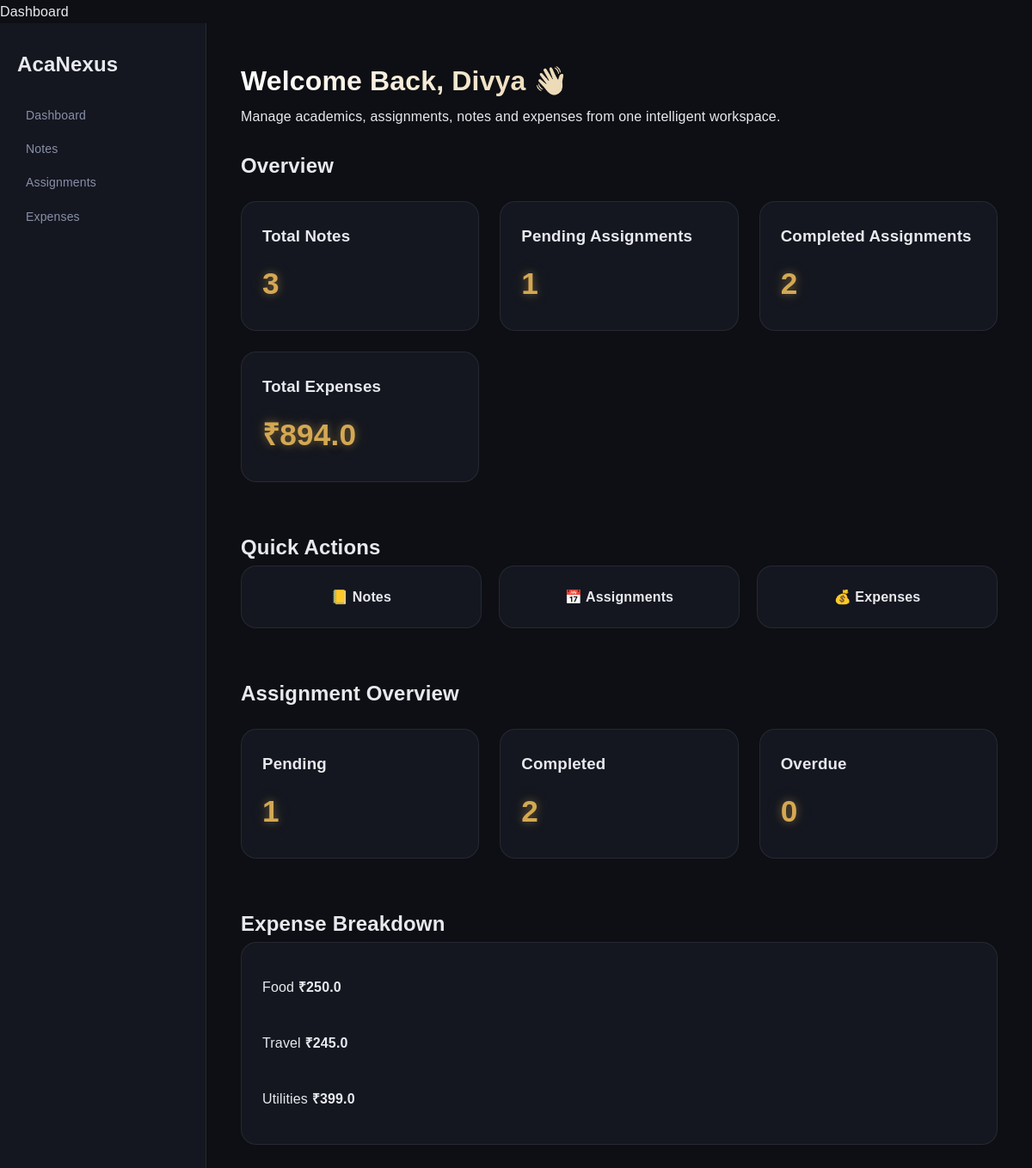
/dashboard, run on the app's committed database.
### tables this page shows
CREATE TABLE expenses (
    id INTEGER PRIMARY KEY AUTOINCREMENT,
    title TEXT NOT NULL,
    amount REAL NOT NULL,
    category TEXT NOT NULL,
    expense_date TEXT NOT NULL
);

### app.py (the view)
@app.route("/dashboard")
def dashboard():
    conn = sqlite3.connect("database/acanexus.db")
    cursor = conn.cursor()
    cursor.execute("SELECT COUNT(*) FROM notes")
    total_notes = cursor.fetchone()[0]
    cursor.execute(
        "SELECT COUNT(*) FROM assignments WHERE status='Pending'"
    )
    pending_assignments = cursor.fetchone()[0]
    cursor.execute(
        "SELECT COUNT(*) FROM assignments WHERE status='Completed'"
    )
    completed_assignments = cursor.fetchone()[0]
    today = date.today().isoformat()
    cursor.execute(
        """
        SELECT COUNT(*)
        FROM assignments
        WHERE status='Pending'
        AND due_date < ?
        """,
        (today,)
    )
    overdue_assignments = cursor.fetchone()[0]
    cursor.execute(
    "SELECT SUM(amount) FROM expenses"
    )
    total_expenses = cursor.fetchone()[0]
    cursor.execute(
    """
    SELECT category, SUM(amount)
    FROM expenses
    GROUP BY category
    """
)
    category_totals = cursor.fetchall()
    if total_expenses is None:
        total_expenses = 0
    conn.close()
    return render_template(
    "dashboard.html",
    total_notes=total_notes,
    pending_assignments=pending_assignments,
    completed_assignments=completed_assignments,
    overdue_assignments=overdue_assignments,
    total_expenses=total_expenses,
    category_totals=category_totals
)

### templates/dashboard.html (shortened to what this page needs)
<!doctype html>
<html>
  <head>
    <a href="/dashboard" class="active">Dashboard</a>
    <link
      rel="stylesheet"
      href="{{ url_for('static', filename='css/dashboard.css') }}"
    />
    <link
      rel="stylesheet"
      href="{{ url_for('static', filename='css/style.css') }}"
    />
  </head>
  <body>
    <div class="dashboard-container">
      <aside class="sidebar">
        <div class="sidebar-logo">
          <h2>AcaNexus</h2>
        </div>
        <ul class="sidebar-menu">
          <li><a href="/dashboard">Dashboard</a></li>
          <li><a href="/notes">Notes</a></li>
          <li><a href="/assignments">Assignments</a></li>
          <li><a href="/expenses">Expenses</a></li>
        </ul>
      </aside>
      <main class="main-content">
        <div class="dashboard-header fade-in">
          <h1>Welcome Back, Divya 👋</h1>
          <p>
            Manage academics, assignments, notes and expenses from one
            intelligent workspace.
          </p>
        </div>
        <section class="dashboard-section">
          <h2 class="dashboard-section-title">Overview</h2>
          <div class="dashboard-grid">
            <div class="dashboard-card">
              <h3>Total Notes</h3>
              <div class="dashboard-number">{{ total_notes }}</div>
            </div>
            <div class="dashboard-card">
              <h3>Pending Assignments</h3>
              <div class="dashboard-number">{{ pending_assignments }}</div>
            </div>
            <div class="dashboard-card">
              <h3>Completed Assignments</h3>
              <div class="dashboard-number">{{ completed_assignments }}</div>
            </div>
            <div class="dashboard-card">
              <h3>Total Expenses</h3>
              <div class="dashboard-number">₹{{ total_expenses }}</div>
            </div>
          </div>
        </section>
        <section class="dashboard-section">
          <h2 class="dashboard-section-title">Quick Actions</h2>
          <div class="quick-actions">
            <a href="/notes" class="action-card"> 📒 Notes </a>
            <a href="/assignments" class="action-card"> 📅 Assignments </a>
            <a href="/expenses" class="action-card"> 💰 Expenses </a>
          </div>
        </section>
        <section class="dashboard-section">
          <h2 class="dashboard-section-title">Assignment Overview</h2>
          <div class="dashboard-grid">
            <div class="dashboard-card">
              <h3>Pending</h3>
              <div class="dashboard-number">{{ pending_assignments }}</div>
            </div>
            <div class="dashboard-card">
              <h3>Completed</h3>
              <div class="dashboard-number">{{ completed_assignments }}</div>
            </div>
            <div class="dashboard-card">
              <h3>Overdue</h3>
              <div class="dashboard-number">{{ overdue_assignments }}</div>
            </div>
          </div>
        </section>
        <section class="dashboard-section">
          <h2 class="dashboard-section-title">Expense Breakdown</h2>
          <div class="dashboard-card">
            {% for category in category_totals %}
            <div class="expense-row">
              <span>{{ category[0] }}</span>
              <strong>₹{{ category[1] }}</strong>
            </div>
            {% endfor %}
          </div>
        </section>
      </main>
    </div>
  </body>
</html>

### static/css/dashboard.css (style rules this page uses)
.quick-actions { display: grid; grid-template-columns: repeat(3,1fr); gap: 20px; }
.action-card { background: var(--surface); border: 1px solid var(--border); border-radius: 18px; padding: 22px; text-align: center; font-weight: 600; transition: 0.3s ease; }
.dashboard-card { position: relative; overflow: hidden; transition: all 0.35s ease; }
.dashboard-card::before { content: ""; position: absolute; top: 0; left: 0; width: 100%; height: 2px; background: linear-gradient( 90deg, transparent, #d4a853, transparent ); opacity: 0; transition: 0.4s; }
.dashboard-number { animation: floating 4s ease-in-out infinite; }
.dashboard-number { font-size: 2.2rem; font-weight: 700; color: var(--clr-gold); text-shadow: 0 0 10px rgba(212,168,83,0.4), 0 0 20px rgba(212,168,83,0.2); }
.dashboard-header h1 { background: linear-gradient( 90deg, #ffffff, #d4a853 ); -webkit-background-clip: text; -webkit-text-fill-color: transparent; }
.dashboard-section { animation: fadeUp .6s ease; }
.expense-row { padding: 14px 0; transition: .3s; }

### static/css/style.css (style rules this page uses)
html { -webkit-font-smoothing: antialiased; -moz-osx-font-smoothing: grayscale; text-rendering: optimizeLegibility; }
body { letter-spacing: 0.01em; }
section { position: relative; }
html { scroll-padding-top: var(--nav-height); }
.dashboard-container { display: flex; min-height: 100vh; background: var(--clr-bg); }
.sidebar { width: 240px; padding: 28px 20px; }
.main-content { flex: 1; padding: 40px; display: flex; flex-direction: column; gap: 24px; overflow-x: hidden; }
.dashboard-section { margin-bottom: 32px; }
.dashboard-grid { display: grid; grid-template-columns: repeat(auto-fit, minmax(260px, 1fr)); gap: 22px; }
.dashboard-card { background: var(--clr-surface); border: 1px solid var(--clr-border); border-radius: 16px; padding: 22px; display: flex; flex-direction: column; gap: 10px; min-height: 140px; transition: all 0.3s ease; }
.fade-in { animation: fadeUp 0.4s ease forwards; }
:root { --bg: #0d0f14; --surface: #141720; --surface-2: #1c2030; --primary: #d4a853; --primary-soft: rgba(212,168,83,0.15); --text: #e8e9ee; --muted: #8a8fa8; --border: rgba(255,255,255,0.08); --s1: 4px; --s2: 8px; --s3: 12px; --s4: 16px; --s5: 20px; --s6: 24px; --s8: 32px; --s10: 40px; --s12: 48px; --r1: 6px; --r2: 12px; --r3: 18px; --r4: 24px; --shadow-sm: 0 4px 12px rgba(0,0,0,0.3); --shadow-md: 0 10px 30px rgba(0,0,0,0.4); --t-fast: 0.2s ease; --t-smooth: 0.35s ease; }
body { background: var(--bg); color: var(--text); font-family: 'DM Sans', sans-serif; }
.dashboard-card, .assignment-card, .note-card, .expense-card { background: var(--surface); border: 1px solid var(--border); border-radius: var(--r3); padding: var(--s6); animation: fadeUp 0.4s ease; }
.dashboard-grid, .assignments-grid, .notes-grid, .expenses-grid { display: grid; gap: var(--s6); }

### static/css/base.css (style rules this page uses)
* { margin: 0; padding: 0; box-sizing: border-box; }
html { scroll-behavior: smooth; -webkit-font-smoothing: antialiased; text-rendering: optimizeLegibility; scroll-padding-top: 80px; }
body { font-family: 'DM Sans', sans-serif; background: #0d0f14; color: #e8e9ee; line-height: 1.6; letter-spacing: 0.01em; overflow-x: hidden; }
a { color: inherit; text-decoration: none; }
ul { list-style: none; }
:root { --bg: #0d0f14; --surface: #141720; --surface-2: #1c2030; --primary: #d4a853; --primary-soft: rgba(212,168,83,0.15); --text: #e8e9ee; --muted: #8a8fa8; --border: rgba(255,255,255,0.08); --shadow-sm: 0 6px 18px rgba(0,0,0,0.35); --shadow-md: 0 12px 35px rgba(0,0,0,0.45); --r1: 6px; --r2: 12px; --r3: 18px; --s2: 8px; --s3: 12px; --s4: 16px; --s6: 24px; --s8: 32px; }

### static/css/layout.css (style rules this page uses)
.dashboard-container { display: flex; min-height: 100vh; background: var(--bg); }
.sidebar { width: 240px; background: var(--surface); border-right: 1px solid var(--border); padding: var(--s6); display: flex; flex-direction: column; gap: var(--s6); }
.sidebar ul { display: flex; flex-direction: column; gap: var(--s3); }
.sidebar a { color: var(--muted); font-size: 14px; padding: 8px 10px; border-radius: var(--r2); transition: 0.2s ease; }
.main-content { flex: 1; padding: var(--s8); display: flex; flex-direction: column; gap: var(--s6); overflow-x: hidden; }

### static/css/pages.css (style rules this page uses)
.dashboard-grid { display: grid; grid-template-columns: repeat(3, 1fr); gap: 18px; margin-top: 20px; }

### static/css/animations.css (style rules this page uses)
.fade-in { animation: fadeIn 0.4s ease forwards; }

### data on the page
expenses: category "Food", amount "250.0"
expenses: category "Travel", amount "245.0"
expenses: category "Utilities", amount "399.0"

### other printed values
{{ total_notes }} "3"
{{ pending_assignments }} "1"
{{ completed_assignments }} "2"
{{ total_expenses }} "894.0"
{{ overdue_assignments }} "0"
